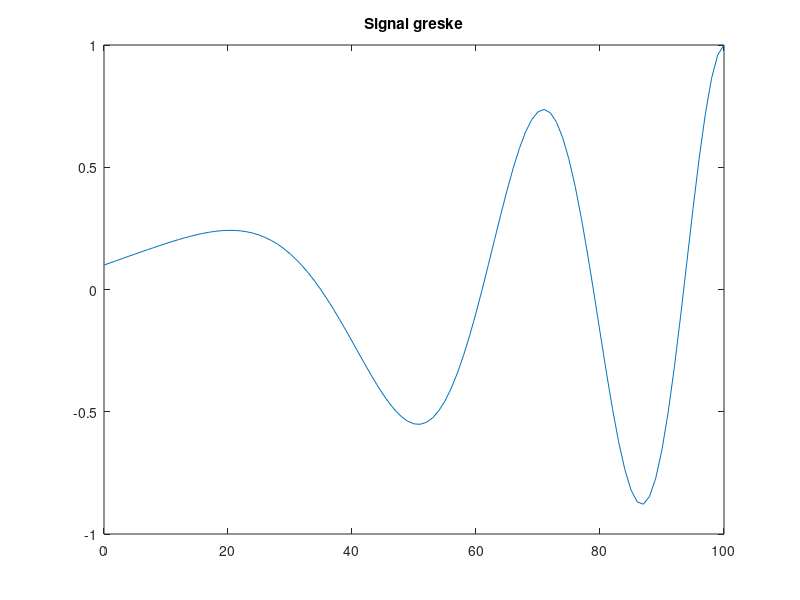
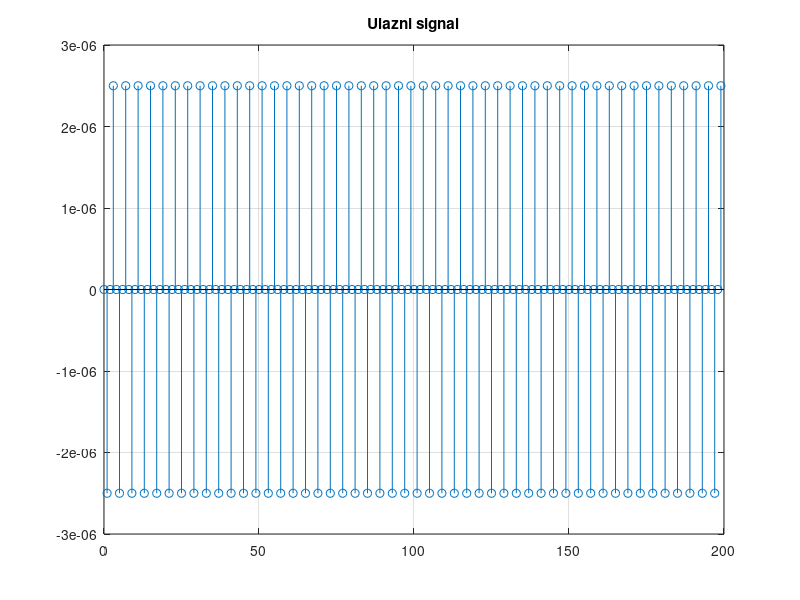
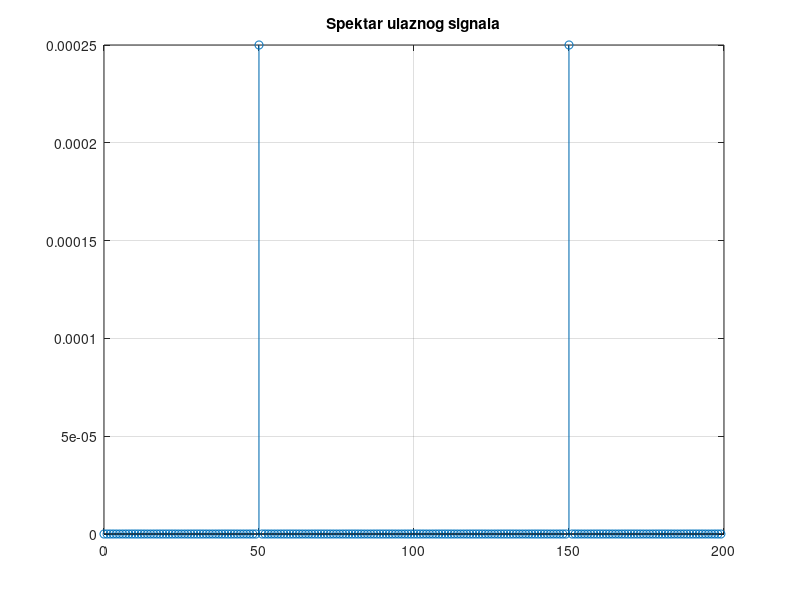

Recreate these plots in MATLAB, in order. (Note: this script raises an error after producing the figures.)
clear all
close all

fs = 200000;
Ts = 1/fs;

td = [0:199] * Ts;
Nt = length(td);

max_err_rel = 0.1;
max_err_ph_stepeni = 20;
max_err_ph = max_err_ph_stepeni / 180 * pi;
np = 4; % broj ekstremuma - 1

diff = 0.05;
num_periods = diff:(np-diff)/100:np;

freq = 1000 * num_periods;
tdd = [0:100] * Ts;

min_val = 0.1;
koef = [min_val:(1-min_val)/100:1];
% koef = fliplr(koef);
noise = cos(2*pi*freq.*tdd).*koef;

figure
plot([0:100], noise)
title('Signal greske')

td2 = td*1000;
xval = 0.001;

%% Pravougaona f-ja
% x(1:100) = -xval;
% x(101:200) = xval;

% x1(1:20) = -xval/5;
% x1(21:40) = xval/5;
% x = repmat(x1, 1, 5);

% x1(1:10) = -xval/10;
% x1(11:20) = xval/10;
% x = repmat(x1, 1, 10);

% x1(1:2) = -xval/50;
% x1(3:4) = xval/50;
% x = repmat(x1, 1, 50);

%% Linearna f-ja
% x(1:100) = -xval/4 + xval*td2(1:100);
% x(101:200) = xval*3/4 - xval*td2(101:200);

% x1(1:20) = -xval/20 + xval*td2(1:20);
% x1(21:40) = xval*3/20 - xval*td2(21:40);
% x = repmat(x1, 1, 5);

% x1(1:10) = -xval/40 + xval*td2(1:10);
% x1(11:20) = xval*3/40 - xval*td2(11:20);
% x = repmat(x1, 1, 10);

% x1(1:2) = -xval/200 + xval*td2(1:2);
% x1(3:4) = xval*3/200 - xval*td2(3:4);
% x = repmat(x1, 1, 50);

%% Kvadratna f-ja
% x(1:100) = 2*xval*td2(1:100).^2 - xval*td2(1:100);
% x(101:200) = -2*xval*td2(101:200).^2 + 3*xval*td2(101:200) - xval;

% x1(1:20) = 10*xval*td2(1:20).^2 - xval*td2(1:20);
% x1(21:40) = -10*xval*td2(21:40).^2 + 3*xval*td2(21:40) - xval/5;
% x = repmat(x1, 1, 5);

% x1(1:10) = 20*xval*td2(1:10).^2 - xval*td2(1:10);
% x1(11:20) = -20*xval*td2(11:20).^2 + 3*xval*td2(11:20) - xval/10;
% x = repmat(x1, 1, 10);

x1(1:2) = 100*xval*td2(1:2).^2 - xval*td2(1:2);
x1(3:4) = -100*xval*td2(3:4).^2 + 3*xval*td2(3:4) - xval/50;
x = repmat(x1, 1, 50);

X = fft(x);

figure
stem([0:Nt-1], x)
grid
title('Ulazni signal')

figure 
stem([0:Nt-1],abs(X));
grid
title('Spektar ulaznog signala')

ww = pi*[0:100]/100;
Hid = ww;
faza_id = pi/2;

Yid = odredi_odziv(noise, 0, 0, Hid, faza_id, X);
yid = real(ifft(Yid)) * fs;

figure
stem([0:199], yid)
grid
title('Izlaz idealnog diferencijatora')

k = 1;
for ii = 0:1/100:1
    gre_amp = ii * max_err_rel;
    gre_faz = ii * max_err_ph;
    
    Y1 = odredi_odziv(noise, gre_amp, 0, Hid, faza_id, X);
    y1 = real(ifft(Y1)) * fs;

    Y2 = odredi_odziv(noise, 0, gre_faz, Hid, faza_id, X);
    y2 = real(ifft(Y2)) * fs;

    eps1(k) = 1/Nt * sum(abs(y1 - yid));
    eps2(k) =  1/Nt * sum(abs(y2 - yid));

    delta(k) = ii;
    k = k + 1;
end

figure
plot(delta, eps1, delta, eps2)
title('Prosecno odstupanje od idealnog izlaza')
legend('amplituda', 'faza')

amp_greska = delta*max_err_rel*100;
fazna_greska = delta(eps2<max(eps1))*max_err_ph_stepeni;

size_diff = length(amp_greska) - length(fazna_greska);
t = linspace(1, length(fazna_greska), length(fazna_greska) + size_diff);
fazna_greska_interp = interp1(1:length(fazna_greska), fazna_greska, t, 'linear');

figure
plot(amp_greska, fazna_greska_interp);
xlabel('rel. magn. error [%]')
ylabel('phase error [deg]')